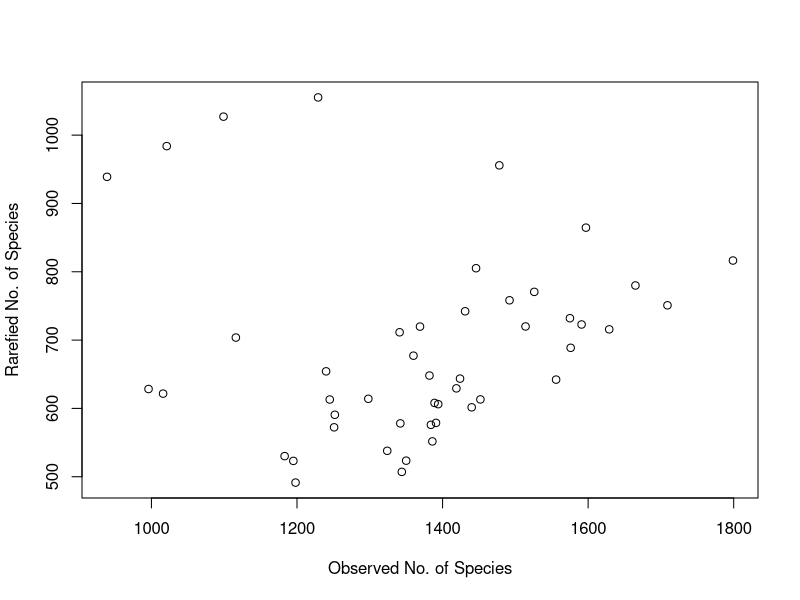
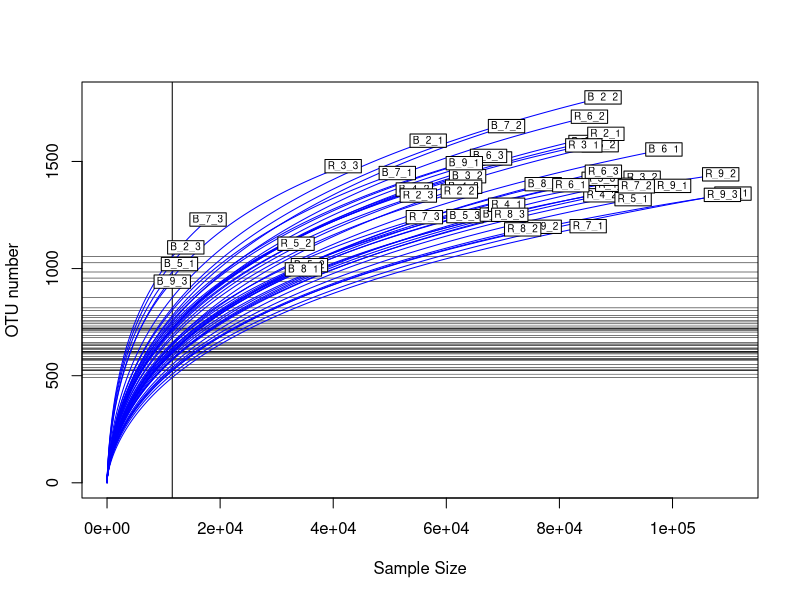
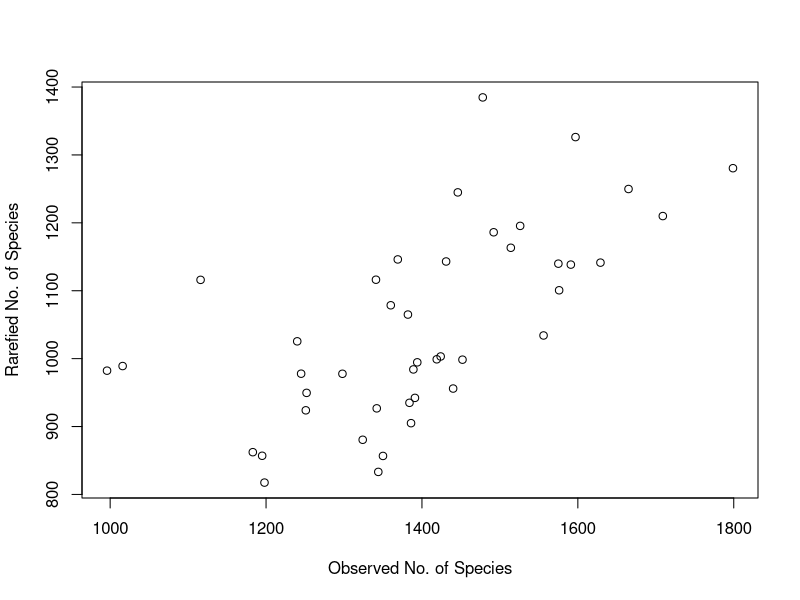

The R script that drew these images, in order: (Note: a time limit stopped this script after it produced the figures.)
## ---- chunk 1
knitr::opts_chunk$set(echo = TRUE)
library(readr)
library(dplyr)
library(vegan)
library(tidyr)
library(openxlsx)
library(rio)
## ---- chunk 2
# Importing the assignment table file

raw_assignment <- read.xlsx("Data analysis.xlsx")
View(raw_assignment)
raw_assignment <- as_tibble(raw_assignment)
(raw_assignment <- raw_assignment %>% filter(!is.na(ID)))

## ---- chunk 3

# Changing names


colnames(raw_assignment) <- gsub("[[:alnum:]]\\d[[:punct:]]\\L\\d\\d\\d[[:punct:]]R\\d[[:punct:]]\\d\\d\\d[[:punct:]]\\d","", colnames(raw_assignment))
colnames(raw_assignment) <- gsub("S","", colnames(raw_assignment))
colnames(raw_assignment) <- gsub("_\\d","", colnames(raw_assignment))
colnames(raw_assignment) <- gsub("_","", colnames(raw_assignment))
colnames(raw_assignment) <- gsub("-", "_", colnames(raw_assignment))
(raw_assignment <- rename(raw_assignment, "Combined_abundance" = "Combined.Abundance"))

# Selecting only the taxonomy and samples columns

raw_assignment <- select(raw_assignment, -Name, -ID, -Combined_abundance, -Min, -Max, -Mean, -Median, -td, -equence)

# Replace the N/A value with unidentified

raw_assignment$Taxonomy <- gsub("N/A","k__unidentified,p__unidentified,c__unidentified,o__unidentified,f__unidentified,g__unidentified,s__unidentified", raw_assignment$Taxonomy)

#Split the taxonomic columns given the taxonomic order
assignment_table <- separate(data = raw_assignment, col = Taxonomy, sep = "([pcofgs]__)", into = c("Kingdom","Phylum","Class","Order","Family","Gender","Species"))
assignment_table$Phylum <-  gsub(",","",assignment_table$Phylum)
assignment_table$Class <-  gsub(",","",assignment_table$Class)
assignment_table$Order <-  gsub(",","",assignment_table$Order)
assignment_table$Family <-  gsub(",","",assignment_table$Family)
assignment_table$Gender <-  gsub(",","",assignment_table$Gender)
assignment_table$Kingdom <-  gsub(",","",assignment_table$Kingdom)
assignment_table$Kingdom <-  gsub("k__","",assignment_table$Kingdom)
View(assignment_table)

## ---- chunk 4
# Replace NA with unidentified

assignment_table <- assignment_table %>%
  mutate(Kingdom = coalesce(Kingdom, "unidentified"),Phylum = coalesce(Phylum, "unidentified"),
         Class = coalesce(Class, "unidentified"),
         Order = coalesce(Order, "unidentified"), 
         Family = coalesce(Family, "unidentified"),
         Gender = coalesce(Gender, "unidentified"),
         Species = coalesce(Family, "unidentified")
         )

# Total number of reads for unidentified taxa

(unidentified_taxa <- assignment_table %>% 
  filter(Phylum == "unidentified"))

unidentified_taxa <- select( unidentified_taxa, -c(1:7))

sum(rowSums(unidentified_taxa))
  

# Total number of reads

all_taxa <- select(assignment_table, -c(1:7))

sum(rowSums(all_taxa))
  
## ---- chunk 5
# To do the rarefaction curve it's needed to switch the columns and lines from the table

no_taxa <- raw_assignment[-1]
(t_assignment_table <- data.frame(t(no_taxa)))
raw_assignment <- data.frame(raw_assignment)
colnames(t_assignment_table) <- raw_assignment$Taxonomy

# Rarefaction curve

  OTU <- specnumber(t_assignment_table) # It counts the number of OTU
  raremax <- min(rowSums(t_assignment_table)) #Look at the minimum number of reads in the   samples
  print(rowSums(t_assignment_table))

  Srare <- rarefy(t_assignment_table, raremax) #Function rarefy gives the expected species richness in random subsamples of size 'raremax' from the community
  
  # Plot the rarefaction curve
plot(OTU, Srare, xlab = "Observed No. of Species", ylab = "Rarefied No. of Species")
rarecurve(t_assignment_table, step = 20, sample = raremax, col = "blue", cex = 0.6, ylab = "OTU number")

## ---- chunk 6

#Delete  B_9_3, B_7_3, B_5_1 and B_2_3
assignment_table_rare <- t_assignment_table[
                                          -c(grep("B_9_3", rownames(t_assignment_table), fixed = TRUE), 
                                             grep("B_7_3", rownames(t_assignment_table), fixed = TRUE), 
                                             grep("B_2_3", rownames(t_assignment_table), fixed = TRUE),
                                             grep("B_5_1", rownames(t_assignment_table), fixed = TRUE)),]

# Rarefaction curve

  OTU <- specnumber(assignment_table_rare) # It counts the number of OTU
  raremax <- min(rowSums(assignment_table_rare)) #Look at the minimum number of reads in the   samples


  Srare <- rarefy(assignment_table_rare, raremax) #Function rarefy gives the expected species richness in random subsamples of size 'raremax' from the community
  
  # Plot the rarefaction curve
plot(OTU, Srare, xlab = "Observed No. of Species", ylab = "Rarefied No. of Species")
rarecurve(assignment_table_rare, step = 20, sample = raremax, col = "blue", cex = 0.6, ylab = "OTU number")

  #Rarefy the dataframe
set.seed(seed = 222029)
rarefied_df <- rrarefy(assignment_table_rare, raremax)


## ---- chunk 7

# We must remove OTU with 1 read from the rarefied assignment table
rarefied_df <- as.data.frame(rarefied_df)
(rarefied_df = rarefied_df[,sapply(rarefied_df, function(x) {sum(x)>=2})])

#Transpose the rarefied table
(t_rarefied_df <- data.frame(t(rarefied_df)))

#Add a column 'taxonomy' instead of the rownames
t_rarefied_df <- mutate(t_rarefied_df, Taxonomy = rownames(t_rarefied_df))

#Split the Taxonomy column as seen before (Phylum, Gender, Species...)
t_rarefied_df <- separate(data = t_rarefied_df, col = Taxonomy, sep = "([pcofgs]__)", into = c("Kingdom","Phylum","Class","Order","Family","Gender","Species"))
t_rarefied_df$Phylum <-  gsub(",","",t_rarefied_df$Phylum)
t_rarefied_df$Class <-  gsub(",","",t_rarefied_df$Class)
t_rarefied_df$Class <-  gsub(" ","",t_rarefied_df$Class)
t_rarefied_df$Order <-  gsub(",","",t_rarefied_df$Order)
t_rarefied_df$Order <-  gsub(" ","",t_rarefied_df$Order)
t_rarefied_df$Family <-  gsub(",","",t_rarefied_df$Family)
t_rarefied_df$Family <-  gsub(" ","",t_rarefied_df$Family)
t_rarefied_df$Gender <-  gsub(",","",t_rarefied_df$Gender)
t_rarefied_df$Gender <-  gsub(" ","",t_rarefied_df$Gender)
t_rarefied_df$Kingdom <-  gsub(",","",t_rarefied_df$Kingdom)
t_rarefied_df$Kingdom <-  gsub("k__","",t_rarefied_df$Kingdom )

t_rarefied_df$Species <-  gsub("([[:punct:]]\\d)","",t_rarefied_df$Species)

#Put the taxonomic classes columns first
t_rarefied_df <- select(t_rarefied_df, Kingdom, Phylum, Class, Order, Family, Gender, Species, everything())

#Tidy the values of the taxonomic unit before exporting it
# Tidy the names from the imported table (no spaces, no number in Phylum and Gender columns)
t_rarefied_df$Phylum <- gsub(" ","", t_rarefied_df$Phylum)
t_rarefied_df$Gender <- gsub(" ","", t_rarefied_df$Gender)
t_rarefied_df$Gender <- gsub("\\d","", t_rarefied_df$Gender)
t_rarefied_df$Gender <- gsub("([[:punct:]]\\d)","", t_rarefied_df$Gender)

#export the rarefied dataset as an xlsx file
write.xlsx(t_rarefied_df, "ITS2_rarefied_table.xlsx") 
